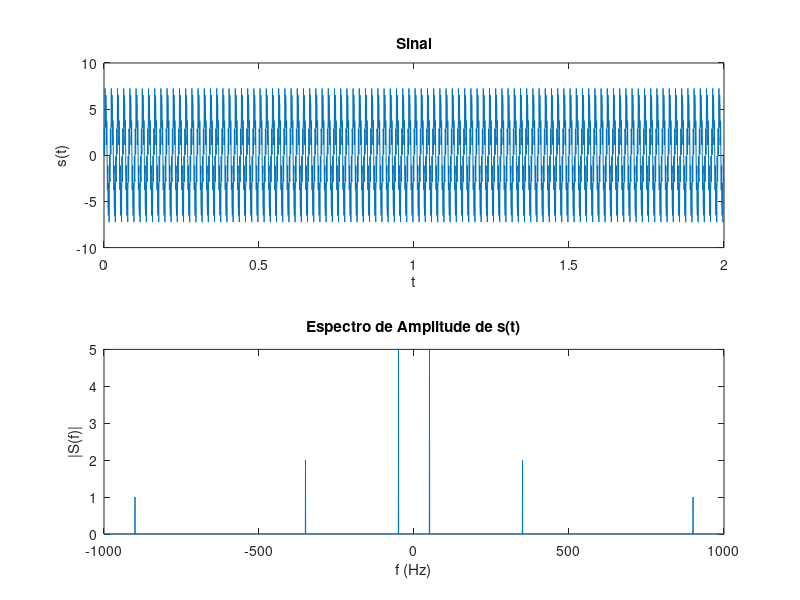
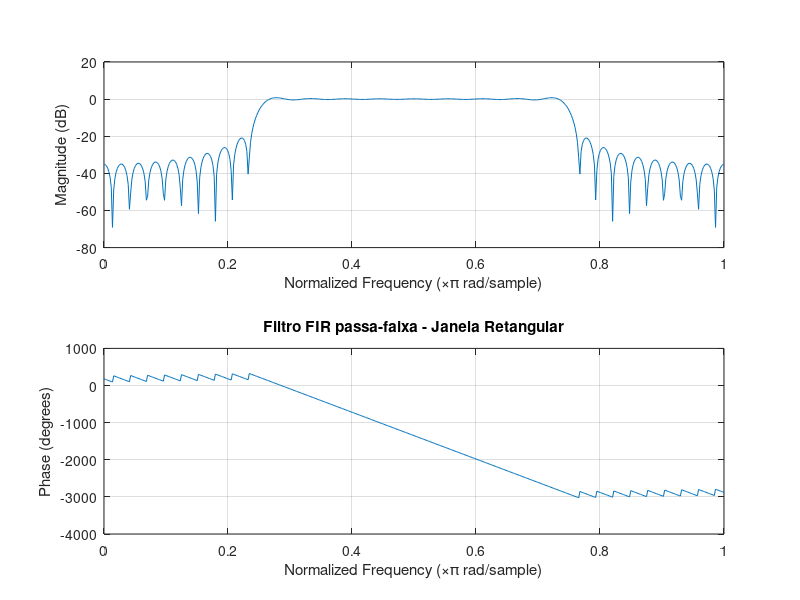
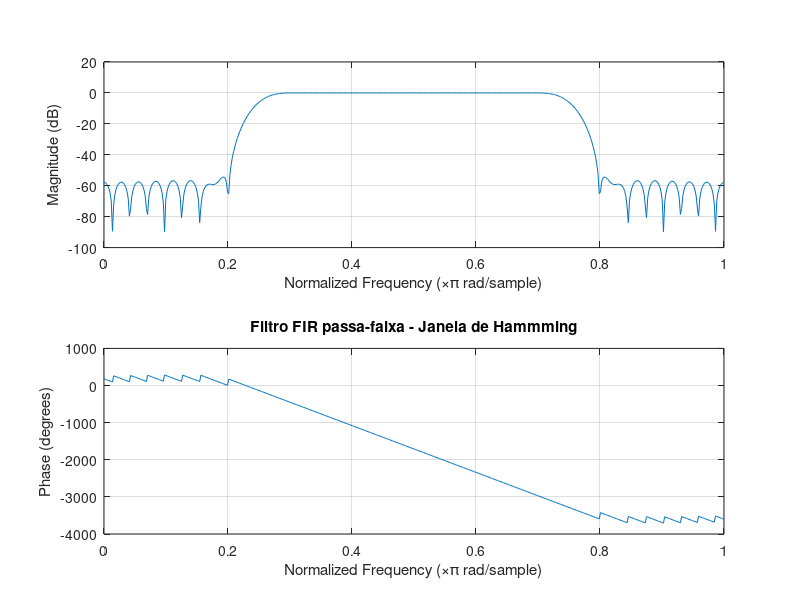
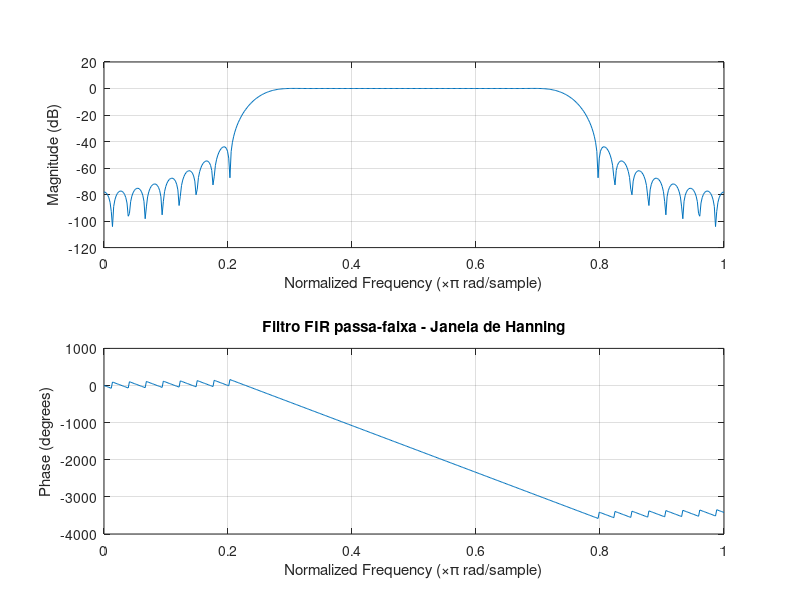

The MATLAB script that drew these images, in order:
% 3. Crie um sinal de entrada composto de três componentes senoidais,
% nas frequências 50 Hz, 350 Hz e 900 Hz, com Ωs = 2 kHz, com 
% amplitudes de 5, 2 e 1, respectivamente. Projete um filtro usando as janelas
% retangular, Hamming, Hanning e Blackman para eliminar as componentes de 50 e 900 Hz.

clear all; close all; clc;

%% Sinal
freq1 = 50;
freq2 = 350;
freq3 = 900;

tmin = 0;
tmax = 2;
Fs=2000;
Ts=1/Fs;
L=(tmax-tmin)/Ts;
t=0:Ts:tmax-Ts;
s = 5*sin(2*pi*freq1*t) + 2*sin(2*pi*freq2*t) + sin(2*pi*freq3*t);
S = fft(s);
S = abs(2*S/L);
S = fftshift(S);
freq = Fs*(-(L/2):(L/2)-1)/L;

figure
subplot(2,1,1),plot(t,s);
title('Sinal')
xlabel('t')
ylabel('s(t)')
subplot(2,1,2),plot(freq,S)
axis([-1000 1000 0 5])
title('Espectro de Amplitude de s(t)')
xlabel('f (Hz)')
ylabel('|S(f)|')

M = 71;
Omega_c1 = 250;
Omega_c2 = 750;
Omega_s = 2000;
wc1 = Omega_c1*2*pi/Omega_s;
wc2 = Omega_c2*2*pi/Omega_s;
%% Resposta ao impulso do filtro ideal h[n]
n = [-1*((M-1)/2):(M-1)/2];
h_n = ((sin(wc2.*n) - sin(wc1.*n))./(pi.*n)); %resposta ao impulso para n≠0
h_n(((M-1)/2)+1) = (wc2 - wc1)/pi; %resposta ao impulso para n=0
w_hamm = 0.54 + 0.46*cos(2*n.*pi/(M));%coeficientes da janela de hamming
w_hann = 0.5 + 0.5*cos(2*n.*pi/(M));%coeficientes da janela de hanning
w_black = 0.42+0.5*cos(2*n.*pi/(M))+0.08*cos(4*n.*pi/(M)); %coeficientes da janela de blackman
h_ret = h_n;
h_hamm = w_hamm.*h_n;
h_hann = w_hann.*h_n;
h_black = w_black.*h_n;
figure
freqz(h_ret,1);
title('Filtro FIR passa-faixa - Janela Retangular')

figure
freqz(h_hamm,1);
title('Filtro FIR passa-faixa - Janela de Hammming')

figure
freqz(h_hann,1);
title('Filtro FIR passa-faixa - Janela de Hanning')

figure
freqz(h_black,1);
title('Filtro FIR passa-faixa - Janela de Blackman')


%% Sinais filtrados

figure

s_f_h_ret = filter(h_ret,1,s);
S_F_h_ret = fft(s_f_h_ret);
S_F_h_ret = abs(2*S_F_h_ret/L);
S_F_h_ret = fftshift(S_F_h_ret);
subplot(2,2,1),plot(freq,S_F_h_ret)
title('Espectro de Amplitude do sinal Filtrado (Ret)')
xlabel('f (Hz)')
ylabel('|S(f)|')
axis([-1000 1000 0 5])


h_hamm = w_hamm.*h_n;
s_f_h_hamm = filter(h_hamm,1,s);
S_F_h_hamm = fft(s_f_h_hamm);
S_F_h_hamm = abs(2*S_F_h_hamm/L);
S_F_h_hamm = fftshift(S_F_h_hamm);
subplot(2,2,2),plot(freq,S_F_h_hamm)
title('Espectro de Amplitude do sinal Filtrado (Hamm)')
xlabel('f (Hz)')
ylabel('|S(f)|')
axis([-1000 1000 0 5])


h_hann = w_hann.*h_n;
s_f_h_hann = filter(h_hann,1,s);
S_F_h_hann = fft(s_f_h_hann);
S_F_h_hann = abs(2*S_F_h_hann/L);
S_F_h_hann = fftshift(S_F_h_hann);
subplot(2,2,3),plot(freq,S_F_h_hann)
title('Espectro de Amplitude do sinal Filtrado (Hann)')
xlabel('f (Hz)')
ylabel('|S(f)|')
axis([-1000 1000 0 5])


h_black = w_black.*h_n;
s_f_h_black = filter(h_black,1,s);
S_F_h_black = fft(s_f_h_black);
S_F_h_black = abs(2*S_F_h_black/L);
S_F_h_black = fftshift(S_F_h_black);
subplot(2,2,4),plot(freq,S_F_h_black)
title('Espectro de Amplitude do sinal Filtrado (Black)')
xlabel('f (Hz)')
ylabel('|S(f)|')
axis([-1000 1000 0 5])